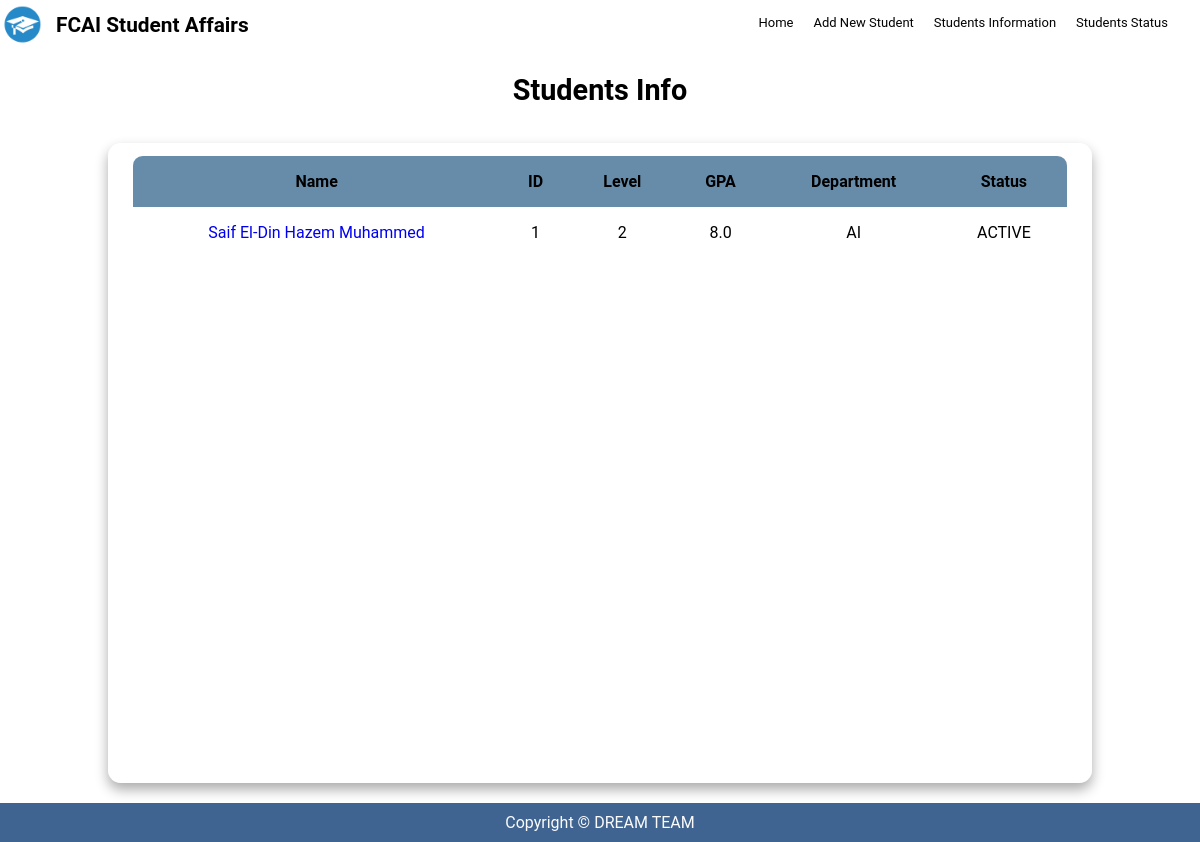
/students/, run on an earlier commit of the app's database.
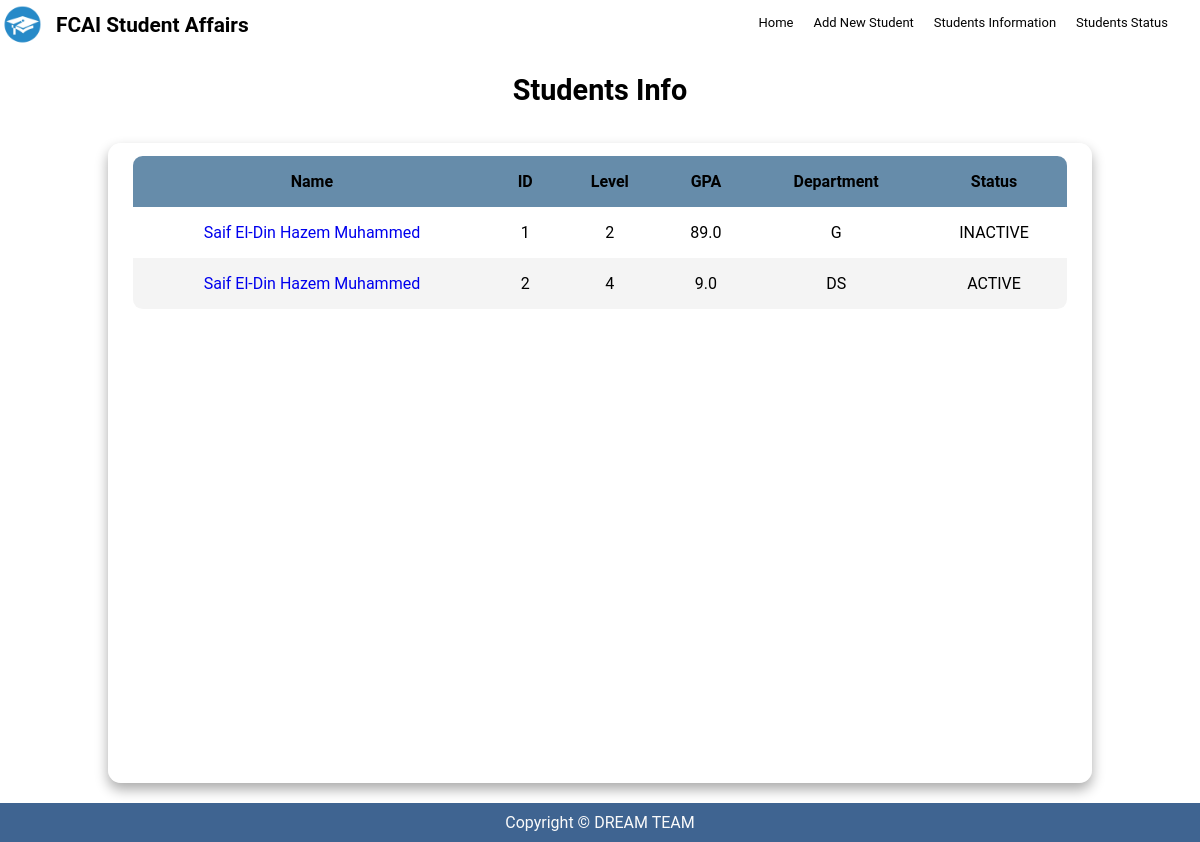
And on a later commit of the database.
### students/models.py (models this page shows, shortened)
class Student(models.Model):
    name = models.CharField(max_length=50)
    status = models.CharField(max_length=25, choices=STATUS)
    birthDate = models.DateField()
    gpa = models.FloatField()
    phoneNumber = models.CharField(max_length=11)
    email = models.EmailField()
    gender = models.CharField(max_length=6, choices=GENDER)
    level = models.IntegerField(choices=LEVEL_CHOICES)
    department = models.CharField(max_length=25, choices=DEPARTMENTS)

### students/views.py (the view)
# urls.py: path('students/', views.studentData, name='studentData'),
def studentData(request):
    allStudents = Student.objects.all()  # Get all students from the database
    context = {'allStudents': allStudents}
    return render(request, 'studentData.html', context)

### students/templates/studentData.html
{% extends 'base.html' %} {% block body %}
<br /><br /><br />
<section class="table__header">
  <h1 class="statusTitle">Students Info</h1>
</section>
<div class="allStatusTable">
  <main class="table" id="saifTable">
    <section class="table__body">
      <table>
        <thead>
          <tr>
            <th>Name</th>
            <th>ID</th>
            <th>Level</th>
            <th>GPA</th>
            <th>Department</th>
            <th>Status</th>
          </tr>
        </thead>
        <tbody>
          {% for student in allStudents %}
          <div id="studentContainer">
            <tr>
              <td>
                <a
                  style="text-decoration: none"
                  href="{% url 'students:studentInfo' student.id %}"
                  >{{student.name}}
                </a>
              </td>
              <td>{{student.id}}</td>
              <td>{{student.level}}</td>
              <td>{{student.gpa}}</td>
              <td>{{student.department}}</td>
              <td>{{student.status}}</td>
            </tr>
          </div>
          {% endfor %}
        </tbody>
      </table>
    </section>
  </main>
</div>
{% endblock body %}

### templates/base.html (shortened to what this page needs)
{%load static%}
<!DOCTYPE html>
<html lang="en">
  <head>
    <link rel="stylesheet" href="{% static 'css/style.css' %}" />
  </head>
  <body>
    <header>
      <div class="navleft">
        <sub
          ><img
            src="{% static 'images/icon.webp' %}"
            alt="icon"
            style="width: 40px"
        /></sub>
        <a
          style="
            text-decoration: none;
            color: black;
            font-size: 25px;
            font-weight: bold;
          "
          href="index.html"
          ><span style="margin-left: 10px"
            ><sup> FCAI student Affairs</sup></span
          ></a
        >
      </div>
      <nav class="navbar">
        <ul>
          <li><a href="{% url 'students:index' %}">Home</a></li>
          <li><a href="{% url 'students:add' %}">Add New Student</a></li>
          <li>
            <a href="{% url 'students:studentData' %}">Students Information</a>
          </li>
          <li><a href="{% url 'students:status' %}">Students Status</a></li>
          <li>
            <a href="{% url 'students:index' %}">{{user.username}} </a>
          </li>
        </ul>
      </nav>
    </header>
    {% block body %} {% endblock body %}
    <footer>
      <p>Copyright © DREAM TEAM</p>
    </footer>
  </body>
</html>

### static/css/style.css (style rules this page uses)
* { margin: 0; padding: 0; box-sizing: border-box; font-family: "Google Sans", Roboto, Arial, sans-serif; text-decoration: none; }
body { min-height: 100vh; display: flex; flex-direction: column; background-image: url(https://i.pinimg.com/564x/b7/5f/71/b75f71b1195835a27b73673852c36546.jpg); }
header { text-transform: capitalize; padding: 5px 2px; position: absolute; top: 0; right: 0; left: 0; display: flex; justify-content: space-between; z-index: 10000; margin-bottom: 25px; }
header .navbar ul { list-style: none; }
header .navbar ul li { position: relative; float: left; }
header .navbar ul li a { font-size: 13px; padding: 10px; color: rgb(3, 3, 3); display: block; border-radius: 50px; }
#saifTable { width: 82vw; height: 80vh; background-color: #fff5; backdrop-filter: blur(7px); box-shadow: 0 0.4rem 0.8rem #0005; border-radius: 0.8rem; overflow: hidden; margin-top: 20px; margin-bottom: 20px; }
.table__header { text-align: center; width: 100%; height: 15%; font-size: 1.2rem; padding: 1rem 1rem; justify-content: space-between; align-items: center; }
.table__body { width: 95%; max-height: calc(89% - 1.6rem); background-color: #fffb; margin: 0.8rem auto; border-radius: 0.6rem; overflow: auto; overflow: overlay; }
.table__body table { width: 100%; }
.table__body table, th, td { border-collapse: collapse; padding: 1rem; text-align: left; text-align: center; }
.table__body thead th { position: sticky; top: 0; left: 0; background-color: #668caafe; cursor: pointer; text-transform: capitalize; }
.table__body tbody tr:nth-child(even) { background-color: #0000000b; }
.allStatusTable, .btnArea { display: flex; justify-content: center; align-items: center; }
footer { position: static; left: 0; bottom: 0; margin-top: auto; width: 100%; padding: 10px; background-color: #3f6491; color: #fafafa; text-align: center; }

What changed in the data, as far as the page shows it:
changed Student id 1: gpa "8.0" → "89.0"; department "AI" → "G"; status "ACTIVE" → "INACTIVE"
added Student: name "Saif El-Din Hazem Muhammed", id "2", level "4", gpa "9.0", department "DS", status "ACTIVE"
